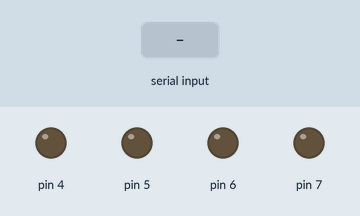
Bench run of a sketch on a simulated Arduino Uno, built with avr-gcc and run on an emulated ATmega328P. Parts: output pins drawn as LEDs (lit = HIGH). Inputs (shaded band) come from the test bench. What the sketch prints to the serial monitor is not drawn.

Above: at 1.2 s.
1.3 s: "90,45,200\n" received over Serial
At 1.8 s:
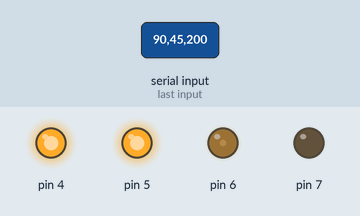
2.8 s: "30,150,10\n" received over Serial
At 4.0 s:
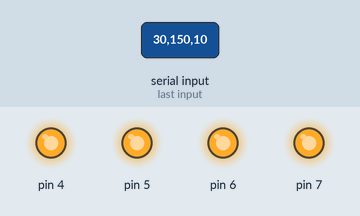
4.3 s: "90,45,200\n" received over Serial
At 5.4 s:
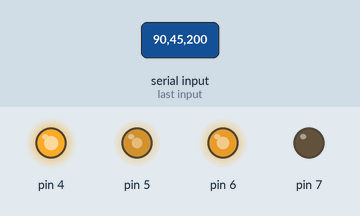
5.8 s: "30,150\n" received over Serial
At 6.3 s:
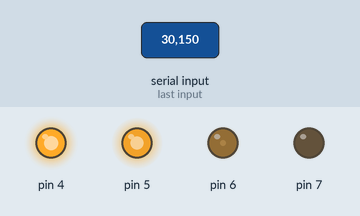
7.3 s: "200\n" received over Serial
At 8.5 s:
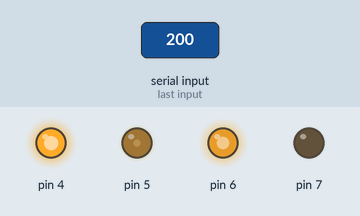
8.8 s: "90,45\n" received over Serial
At 9.8 s:
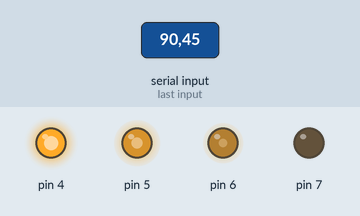
Timing chart, 0 to 11.3 s (numbered marks = the images above; inputs shaded):
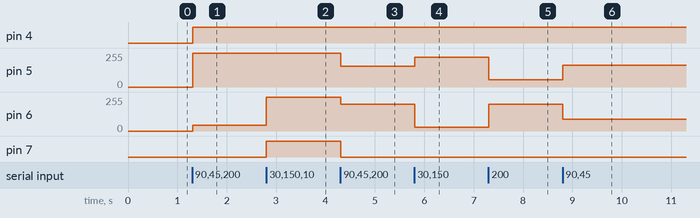

The sketch:

main.ino
```cpp
// (licence header left out)
struct usr_val {
	int8_t rot_ang;  // rotation angle + direction
	int16_t speed;   // user defined speed
	bool brake;      // brake or coast?
} usr_val;

struct motor_st {
	// index 0 is digital, index 1 is analog
	uint8_t l[2] = {4, 5};  // left motor
	uint8_t r[2] = {7, 6};  // right motor
} motor;

void setup()
{
	for (int i = 0; i < 2; i++) {
		pinMode(motor.l[i], OUTPUT);
		pinMode(motor.r[i], OUTPUT);
	}

	Serial.flush();
	Serial.begin(9600);
}

void loop()
{
	parse_usr_input(&usr_val);
	motor_drive(&motor, &usr_val);
}

void parse_usr_input(struct usr_val *in)
{
	while (1) {
		Serial.print("turning angle (+-90): ");
		while (!Serial.available());
		in->rot_ang = Serial.parseInt();
		Serial.println(in->rot_ang);
		if (90 >= in->rot_ang && -90 <= in->rot_ang) break;
	}

	while (1) {
		Serial.print("speed (+-255): ");
		while (!Serial.available());
		in->speed = Serial.parseInt();
		Serial.println(in->speed);
		if (255 >= in->speed && -255 <= in->speed) break;
	}

	if (in->speed) return;  // if non-zero speed, exit

	Serial.print("brake/coast (!0/0): ");
	while (!Serial.available());
	in->brake = Serial.parseInt() ? true : false;
	Serial.println(in->brake);
}

void motor_drive(struct motor_st *m, struct usr_val *u)
{
	// braking/coasting
	if (!u->speed) {
		if (u->brake) {
			digitalWrite(m->l[0], 1);
			digitalWrite(m->r[0], 1);
			digitalWrite(m->l[1], 1);
			digitalWrite(m->r[1], 1);
		} else {
			digitalWrite(m->l[0], 0);
			digitalWrite(m->r[0], 0);
			digitalWrite(m->l[1], 0);
			digitalWrite(m->r[1], 0);
		}

		return;  // exit if just braking/coasting
	}

	// get 8-bit values so it's nice to work with
	uint8_t master = abs(u->speed);
	uint8_t slave  = map(abs(u->rot_ang), 0, 90, master, 0);

	// decide which motor is master/slave
	uint8_t l_speed, r_speed;
	if (u->rot_ang < 0) {
		l_speed = master;
		r_speed = slave;
	} else {
		l_speed = slave;
		r_speed = master;
	}

	/*
	 * Since one of the motors is inverted to simplify wiring, bit-flipping
	 * the appropriate uint8_t will give us the correct complementary pwm
	 * value.
	 */
	if (u->speed > 0) {
		analogWrite(m->l[1], ~l_speed);
		analogWrite(m->r[1],  r_speed);
		digitalWrite(m->l[0], 1);
		digitalWrite(m->r[0], 0);
	} else {
		analogWrite(m->l[1],  l_speed);
		analogWrite(m->r[1], ~r_speed);
		digitalWrite(m->l[0], 0);
		digitalWrite(m->r[0], 1);
	}
}
```

Measured:
- after the input at 1.3 s, pin 4: LOW → HIGH at once; pin 5: 0/255 → 255/255 at once; pin 6: 0/255 → 45/255 at once
- after the input at 2.8 s, pin 6: 45/255 → 255/255 at once; pin 7: LOW → HIGH at once
- after the input at 4.3 s, pin 5: 255/255 → 155/255 at once; pin 6: 255/255 → 200/255 at once; pin 7: HIGH → LOW at once
- after the input at 5.8 s, pin 5: 155/255 → 225/255 at once; pin 6: 200/255 → 30/255 at once
- after the input at 7.3 s, pin 5: 225/255 → 55/255 at once; pin 6: 30/255 → 200/255 at once
- after the input at 8.8 s, pin 5: 55/255 → 165/255 at once; pin 6: 200/255 → 90/255 at once
